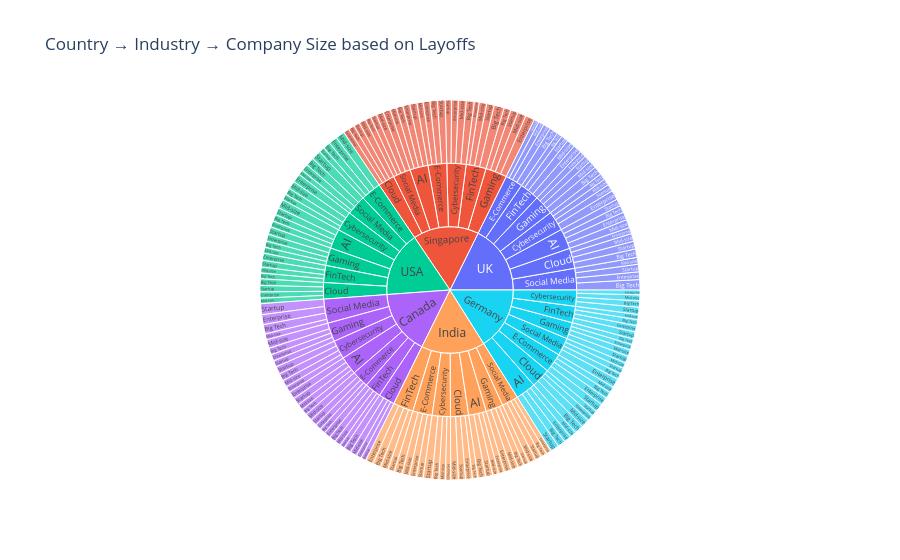

Notebook code for this chart:
### Markdown cell above
### 7. Sunburst Chart (Hierarchical Data)
Country → Industry → Company Size

### Code cell
import plotly.express as px

fig = px.sunburst(
    df,
    path=["country", "industry", "company_size"],
    values="layoffs_count",
    title="Country → Industry → Company Size based on Layoffs"
)

fig.show()

### Figure 1 — Plotly figure (JSON) as saved in the notebook; plotly's stock layout.template omitted (floating-point values rounded to 4 significant figures; data arrays with more than 128 entries replaced by an {"elided": "..."} marker saying what was removed)
{"data": [{"branchvalues": "total", "domain": {"x": [0, 1], "y": [0, 1]}, "hovertemplate": "labels=%{label}<br>layoffs_count=%{value}<br>parent=%{parent}<br>id=%{id}<extra></extra>", "ids": {"elided": "216 str values"}, "labels": {"elided": "216 str values"}, "name": "", "parents": {"elided": "216 str values"}, "type": "sunburst", "values": {"elided": "216 float values"}}], "layout": {"legend": {"tracegroupgap": 0}, "title": {"text": "Country → Industry → Company Size based on Layoffs"}}}
